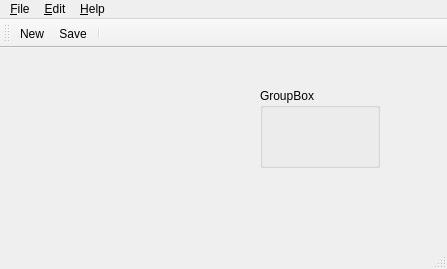
<?xml version="1.0" encoding="UTF-8"?>
<ui version="4.0">
 <class>MainWindow</class>
 <widget class="QMainWindow" name="MainWindow">
  <property name="geometry">
   <rect>
    <x>0</x>
    <y>0</y>
    <width>447</width>
    <height>269</height>
   </rect>
  </property>
  <property name="windowTitle">
   <string>MainWindow</string>
  </property>
  <widget class="QWidget" name="centralwidget">
   <widget class="QGroupBox" name="myGroupBox">
    <property name="geometry">
     <rect>
      <x>260</x>
      <y>40</y>
      <width>120</width>
      <height>80</height>
     </rect>
    </property>
    <property name="title">
     <string>GroupBox</string>
    </property>
   </widget>
  </widget>
  <widget class="QMenuBar" name="menubar">
   <property name="geometry">
    <rect>
     <x>0</x>
     <y>0</y>
     <width>447</width>
     <height>18</height>
    </rect>
   </property>
   <widget class="QMenu" name="menu_File">
    <property name="title">
     <string>&amp;File</string>
    </property>
    <widget class="QMenu" name="menuOpen_recetly">
     <property name="title">
      <string>Open recetly</string>
     </property>
     <addaction name="actionFile_one"/>
     <addaction name="actionFile_two"/>
     <addaction name="actionFile_three"/>
    </widget>
    <addaction name="action_New"/>
    <addaction name="action_Save"/>
    <addaction name="separator"/>
    <addaction name="menuOpen_recetly"/>
   </widget>
   <widget class="QMenu" name="menu_Edit">
    <property name="title">
     <string>&amp;Edit</string>
    </property>
   </widget>
   <widget class="QMenu" name="menu_Help">
    <property name="title">
     <string>&amp;Help</string>
    </property>
    <addaction name="action_About"/>
   </widget>
   <addaction name="menu_File"/>
   <addaction name="menu_Edit"/>
   <addaction name="menu_Help"/>
  </widget>
  <widget class="QStatusBar" name="statusbar"/>
  <widget class="QToolBar" name="toolBar">
   <property name="windowTitle">
    <string>toolBar</string>
   </property>
   <attribute name="toolBarArea">
    <enum>TopToolBarArea</enum>
   </attribute>
   <attribute name="toolBarBreak">
    <bool>false</bool>
   </attribute>
   <addaction name="action_New"/>
   <addaction name="action_Save"/>
   <addaction name="separator"/>
  </widget>
  <action name="action_New">
   <property name="icon">
    <iconset resource="../res.qrc">
     <normaloff>:/images/new.png</normaloff>:/images/new.png</iconset>
   </property>
   <property name="text">
    <string>&amp;New</string>
   </property>
   <property name="shortcut">
    <string>Ctrl+N</string>
   </property>
  </action>
  <action name="action_Save">
   <property name="icon">
    <iconset resource="../res.qrc">
     <normaloff>:/images/save.png</normaloff>:/images/save.png</iconset>
   </property>
   <property name="text">
    <string>&amp;Save</string>
   </property>
   <property name="shortcut">
    <string>Ctrl+S</string>
   </property>
  </action>
  <action name="actionFile_one">
   <property name="text">
    <string>file one</string>
   </property>
  </action>
  <action name="actionFile_two">
   <property name="text">
    <string>file two</string>
   </property>
  </action>
  <action name="actionFile_three">
   <property name="text">
    <string>file three</string>
   </property>
  </action>
  <action name="action_About">
   <property name="icon">
    <iconset resource="../res.qrc">
     <normaloff>:/images/gotocell.png</normaloff>:/images/gotocell.png</iconset>
   </property>
   <property name="text">
    <string>&amp;About</string>
   </property>
  </action>
 </widget>
 <resources>
  <include location="../res.qrc"/>
 </resources>
 <connections/>
</ui>
